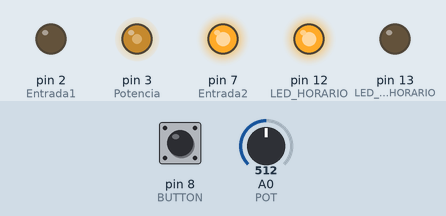
The sketch below on a simulated Arduino Uno, built with avr-gcc and run on an emulated ATmega328P. Shown: output pins drawn as LEDs (lit = HIGH). The test bench sets the inputs (shaded band); at power-on: A0 (POT) = 512, pin 8 (BUTTON) HIGH.

Above: at 1.2 s.
1.3 s: A0 (POT) set to 716
At 1.7 s:
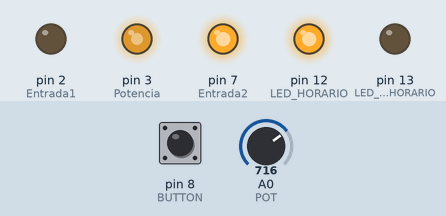
2.8 s: pin 8 (BUTTON) pulled LOW for 0.15 s
At 2.87 s:
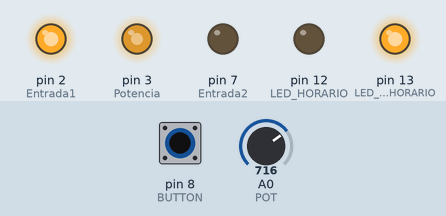
4.4 s: A0 (POT) set to 900
At 5.3 s:
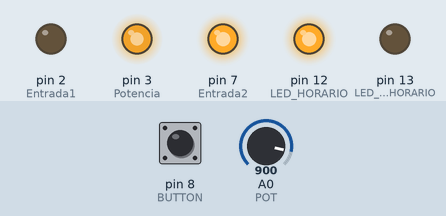
5.9 s: pin 8 (BUTTON) pulled LOW for 1 s
At 6.4 s:
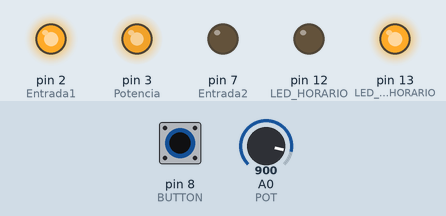
8.4 s: A0 (POT) set to 122
At 9.5 s:
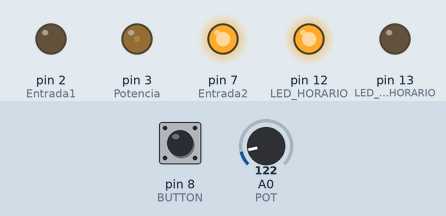
9.9 s: pin 8 (BUTTON) pulled LOW for 0.15 s
At 9.97 s:
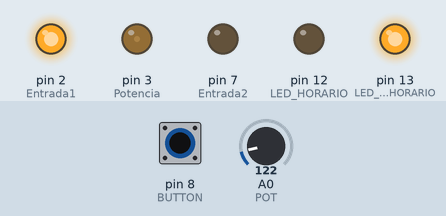
Timing chart, 0 to 12.5 s (numbered marks = the images above; inputs shaded):
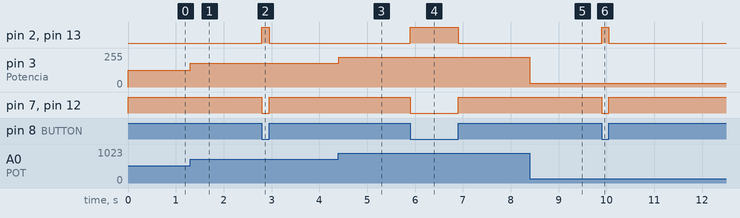

Measured:
- after the input at 1.3 s, pin 3 (Potencia): 127/255 → 178/255 at once
- after the input at 2.8 s, pin 2 (Entrada1), pin 13 (LED_ANTI_HORARIO): LOW → HIGH at once, → LOW 0.15 s later; pin 7 (Entrada2), pin 12 (LED_HORARIO): HIGH → LOW at once, → HIGH 0.15 s later
- after the input at 4.4 s, pin 3 (Potencia): 178/255 → 224/255 at once
- after the input at 5.9 s, pin 2 (Entrada1), pin 13 (LED_ANTI_HORARIO): LOW → HIGH at once, → LOW 1.0 s later; pin 7 (Entrada2), pin 12 (LED_HORARIO): HIGH → LOW at once, → HIGH 1.0 s later
- after the input at 8.4 s, pin 3 (Potencia): 224/255 → 30/255 at once
- after the input at 9.9 s, pin 2 (Entrada1), pin 13 (LED_ANTI_HORARIO): LOW → HIGH at once, → LOW 0.15 s later; pin 7 (Entrada2), pin 12 (LED_HORARIO): HIGH → LOW at once, → HIGH 0.15 s later

The sketch:

arduino.ino
```cpp
# define POT A0
#define BUTTON 8
#define Entrada2 7
#define LED_HORARIO 12
#define Entrada1 2
#define LED_ANTI_HORARIO 13
#define Potencia 3

int valorPot = 0;
int velocidade = 0;
int estadoButton = 0;

void setup()
{

  Serial.begin(9600);
  pinMode(POT, INPUT);
  pinMode(BUTTON, INPUT_PULLUP);
  pinMode(LED_HORARIO, OUTPUT);
  pinMode(LED_ANTI_HORARIO, OUTPUT);
  pinMode(Potencia, OUTPUT);
  pinMode(Entrada1, OUTPUT);
  pinMode(Entrada2, OUTPUT);
}

void loop()
{

  valorPot = analogRead (POT);

  velocidade = map(valorPot ,0 ,1023, 0, 255);

   estadoButton = digitalRead (BUTTON);

  analogWrite(Potencia, velocidade);

  if (estadoButton == HIGH){
       analogWrite(LED_HORARIO, 250);
      analogWrite(LED_ANTI_HORARIO, 0);
      digitalWrite(Entrada1, LOW);
    digitalWrite(Entrada2, HIGH);

  }

  else{
      analogWrite(LED_ANTI_HORARIO, 250);
      analogWrite(LED_HORARIO, 0);
    digitalWrite(Entrada1, HIGH);
      digitalWrite(Entrada2, LOW);

  }
}
```
